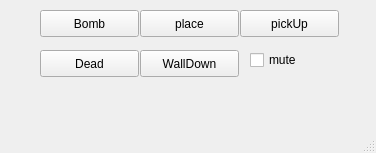
<?xml version="1.0" encoding="UTF-8"?>
<ui version="4.0">
 <class>MainWindowSoundTest</class>
 <widget class="QMainWindow" name="MainWindowSoundTest">
  <property name="geometry">
   <rect>
    <x>0</x>
    <y>0</y>
    <width>376</width>
    <height>153</height>
   </rect>
  </property>
  <property name="windowTitle">
   <string>MainWindow</string>
  </property>
  <widget class="QWidget" name="centralwidget">
   <widget class="QPushButton" name="pickUpButton">
    <property name="geometry">
     <rect>
      <x>240</x>
      <y>10</y>
      <width>99</width>
      <height>27</height>
     </rect>
    </property>
    <property name="text">
     <string>pickUp</string>
    </property>
   </widget>
   <widget class="QPushButton" name="bombButton">
    <property name="geometry">
     <rect>
      <x>40</x>
      <y>10</y>
      <width>99</width>
      <height>27</height>
     </rect>
    </property>
    <property name="text">
     <string>Bomb</string>
    </property>
   </widget>
   <widget class="QPushButton" name="placeButton">
    <property name="geometry">
     <rect>
      <x>140</x>
      <y>10</y>
      <width>99</width>
      <height>27</height>
     </rect>
    </property>
    <property name="text">
     <string>place</string>
    </property>
   </widget>
   <widget class="QPushButton" name="wallDownButton">
    <property name="geometry">
     <rect>
      <x>140</x>
      <y>50</y>
      <width>99</width>
      <height>27</height>
     </rect>
    </property>
    <property name="text">
     <string>WallDown</string>
    </property>
   </widget>
   <widget class="QCheckBox" name="muteCheckBox">
    <property name="geometry">
     <rect>
      <x>250</x>
      <y>50</y>
      <width>85</width>
      <height>20</height>
     </rect>
    </property>
    <property name="text">
     <string>mute</string>
    </property>
   </widget>
   <widget class="QPushButton" name="deadButton">
    <property name="geometry">
     <rect>
      <x>40</x>
      <y>50</y>
      <width>99</width>
      <height>27</height>
     </rect>
    </property>
    <property name="text">
     <string>Dead</string>
    </property>
   </widget>
  </widget>
  <widget class="QMenuBar" name="menubar">
   <property name="geometry">
    <rect>
     <x>0</x>
     <y>0</y>
     <width>376</width>
     <height>25</height>
    </rect>
   </property>
  </widget>
  <widget class="QStatusBar" name="statusbar"/>
 </widget>
 <resources/>
 <connections/>
</ui>
